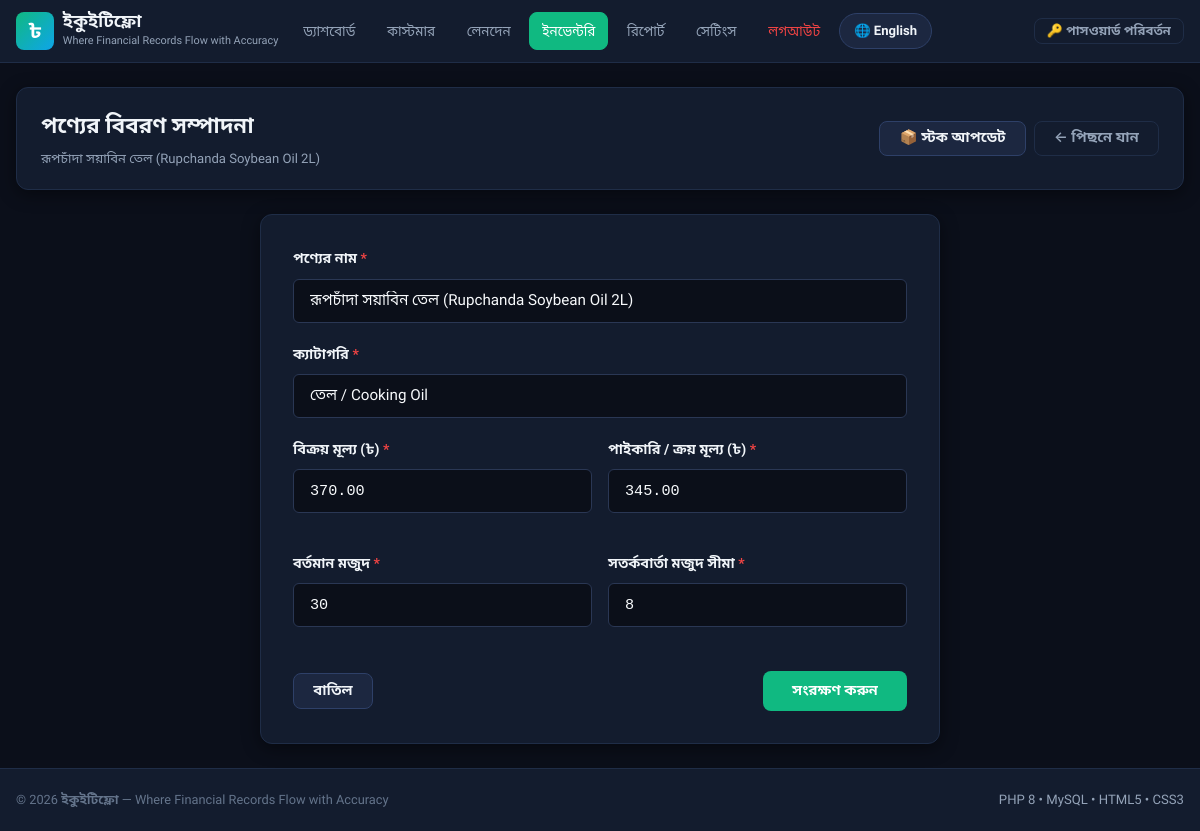
The page /index.php?page=inventory&action=edit&id=2 (signed in) on the database its author committed.
### tables this page shows
CREATE TABLE `products` (
    `prod_id` INT UNSIGNED AUTO_INCREMENT PRIMARY KEY,
    `user_id` INT UNSIGNED NOT NULL,
    `name` VARCHAR(150) NOT NULL,
    `category` VARCHAR(100) NOT NULL,
    `retail_price` DECIMAL(12,2) NOT NULL DEFAULT 0.00,
    `cost_price` DECIMAL(12,2) NOT NULL DEFAULT 0.00,
    `stock` INT NOT NULL DEFAULT 0,
    `min_stock` INT NOT NULL DEFAULT 5,
    `created_at` DATETIME NOT NULL DEFAULT CURRENT_TIMESTAMP,
    UNIQUE KEY `uq_user_product_name` (`user_id`, `name`),
    INDEX `idx_products_user_id` (`user_id`),
    INDEX `idx_products_category` (`category`),
    CONSTRAINT `fk_products_user`
        FOREIGN KEY (`user_id`) REFERENCES `users` (`user_id`)
        ON UPDATE CASCADE ON DELETE CASCADE
);

### config/lang.php (called while the page is built, shortened)
<?php
function get_current_lang(): string {
    $lang = $_SESSION['lang'] ?? 'bn';
    return in_array($lang, ['bn', 'en'], true) ? $lang : 'bn';
}
function load_language_dict(string $langCode): array {
    if (isset($GLOBALS['_lang_cache'][$langCode])) {
        return $GLOBALS['_lang_cache'][$langCode];
    }
    $filePath = __DIR__ . '/../lang/' . $langCode . '.php';
    if (file_exists($filePath)) {
        $dict = require $filePath;
        if (is_array($dict)) {
            return $dict;
        }
    }
    return [];
}
function t(string $key, array $replace = []): string {
    $activeLang = get_current_lang();
    $activeDict = load_language_dict($activeLang);
    if (isset($activeDict[$key])) {
        $text = $activeDict[$key];
    }
    return $text;
}

### helpers/format.php (called while the page is built, shortened)
<?php
function e(mixed $value): string {
    return htmlspecialchars((string)($value ?? ''), ENT_QUOTES, 'UTF-8');
}

### models/Product.php (called while the page is built, shortened)
<?php
class Product
{
    public static function computeStatus(int $stock, int $minStock): array
    {
        return [
            'key'         => 'status_in_stock',
            'badge_class' => 'badge-green',
        ];
    }
    public static function computeProfitMetrics(float $retailPrice, float $costPrice): array
    {
        $profit = round($retailPrice - $costPrice, 2);
        $isLoss = ($retailPrice < $costPrice);
        if ($retailPrice > 0.0) {
            $margin = round(($profit / $retailPrice) * 100.0, 2);
        } else {
            $margin = 0.0;
        }
        return [
            'profit_per_unit' => $profit,
            'margin_pct'      => $margin,
            'is_loss'         => $isLoss,
        ];
    }
    public static function findById(int $prodId): array|false
    {
        $pdo  = Database::getConnection();
        $stmt = $pdo->prepare('SELECT * FROM products WHERE prod_id = :id LIMIT 1');
        $stmt->execute([':id' => $prodId]);
        $row = $stmt->fetch();
        if ($row) {
            $row['status_info']    = self::computeStatus((int)$row['stock'], (int)$row['min_stock']);
            $row['profit_metrics'] = self::computeProfitMetrics((float)$row['retail_price'], (float)$row['cost_price']);
        }
        return $row;
    }
}

### views/products/edit.php (the view, shortened to what this page needs)
<div class="card" style="padding: 1.25rem 1.5rem; margin-bottom: 1.5rem;">
    <div class="d-flex flex-wrap justify-between align-center gap-1">
        <div>
            <h1 style="font-size: 1.35rem; font-weight: 700; margin: 0;">
                <?= e(t('product_edit_title')) ?>
            </h1>
            <p class="text-muted text-sm" style="margin-top: .25rem;">
                <?= e($product['name']) ?>
            </p>
        </div>
        <div class="d-flex gap-1">
            <a href="index.php?page=inventory&amp;action=stock&amp;id=<?= (int)$product['prod_id'] ?>" class="btn btn-secondary">
                📦 <?= e(t('btn_update_stock')) ?>
            </a>
            <a href="index.php?page=inventory" class="btn btn-ghost">
                &larr; <?= e(t('btn_back')) ?>
            </a>
        </div>
    </div>
</div>
<div class="card" style="max-width: 680px; margin: 0 auto; padding: 2rem;">
    <form method="POST" action="index.php?page=inventory&amp;action=edit&amp;id=<?= (int)$product['prod_id'] ?>" novalidate>
        <div class="form-group" style="margin-bottom: 1.25rem;">
            <label class="form-label" for="name" style="display: block; margin-bottom: 0.5rem; font-weight: 600;">
                <?= e(t('label_product_name')) ?> <span style="color: var(--accent-danger, #ef4444); font-weight: bold;">*</span>
            </label>
            <input type="text"
                   name="name"
                   id="name"
                   required
                   value="<?= e($product['name']) ?>"
                   class="form-control"
                   style="width: 100%; padding: 0.75rem 1rem; border-radius: 6px; background-color: var(--bg-base, #0b0f19); color: var(--text-primary, #f8fafc); border: 1px solid var(--border-color, #2a3754);">
        </div>
        <div class="form-group" style="margin-bottom: 1.25rem;">
            <label class="form-label" for="category" style="display: block; margin-bottom: 0.5rem; font-weight: 600;">
                <?= e(t('label_category')) ?> <span style="color: var(--accent-danger, #ef4444); font-weight: bold;">*</span>
            </label>
            <input type="text"
                   name="category"
                   id="category"
                   required
                   value="<?= e($product['category']) ?>"
                   class="form-control"
                   style="width: 100%; padding: 0.75rem 1rem; border-radius: 6px; background-color: var(--bg-base, #0b0f19); color: var(--text-primary, #f8fafc); border: 1px solid var(--border-color, #2a3754);">
        </div>
        <div style="display: grid; grid-template-columns: 1fr 1fr; gap: 1rem; margin-bottom: 1.25rem;">
            <div class="form-group">
                <label class="form-label" for="retail_price" style="display: block; margin-bottom: 0.5rem; font-weight: 600;">
                    <?= e(t('label_retail_price')) ?> <span style="color: var(--accent-danger, #ef4444); font-weight: bold;">*</span>
                </label>
                <input type="number"
                       name="retail_price"
                       id="retail_price"
                       step="0.01"
                       min="0"
                       required
                       value="<?= e((string)$product['retail_price']) ?>"
                       class="form-control"
                       style="width: 100%; padding: 0.75rem 1rem; border-radius: 6px; background-color: var(--bg-base, #0b0f19); color: var(--text-primary, #f8fafc); border: 1px solid var(--border-color, #2a3754); font-family: ui-monospace, SFMono-Regular, monospace;">
            </div>
            <div class="form-group">
                <label class="form-label" for="cost_price" style="display: block; margin-bottom: 0.5rem; font-weight: 600;">
                    <?= e(t('label_cost_price')) ?> <span style="color: var(--accent-danger, #ef4444); font-weight: bold;">*</span>
                </label>
                <input type="number"
                       name="cost_price"
                       id="cost_price"
                       step="0.01"
                       min="0"
                       required
                       value="<?= e((string)$product['cost_price']) ?>"
                       class="form-control"
                       style="width: 100%; padding: 0.75rem 1rem; border-radius: 6px; background-color: var(--bg-base, #0b0f19); color: var(--text-primary, #f8fafc); border: 1px solid var(--border-color, #2a3754); font-family: ui-monospace, SFMono-Regular, monospace;">
            </div>
        </div>
        <div style="display: grid; grid-template-columns: 1fr 1fr; gap: 1rem; margin-bottom: 1.5rem;">
            <div class="form-group">
                <label class="form-label" for="stock" style="display: block; margin-bottom: 0.5rem; font-weight: 600;">
                    <?= e(t('label_stock')) ?> <span style="color: var(--accent-danger, #ef4444); font-weight: bold;">*</span>
                </label>
                <input type="number"
                       name="stock"
                       id="stock"
                       step="1"
                       min="0"
                       required
                       value="<?= (int)$product['stock'] ?>"
                       class="form-control"
                       style="width: 100%; padding: 0.75rem 1rem; border-radius: 6px; background-color: var(--bg-base, #0b0f19); color: var(--text-primary, #f8fafc); border: 1px solid var(--border-color, #2a3754); font-family: ui-monospace, SFMono-Regular, monospace;">
            </div>
            <div class="form-group">
                <label class="form-label" for="min_stock" style="display: block; margin-bottom: 0.5rem; font-weight: 600;">
                    <?= e(t('label_min_stock')) ?> <span style="color: var(--accent-danger, #ef4444); font-weight: bold;">*</span>
                </label>
                <input type="number"
                       name="min_stock"
                       id="min_stock"
                       step="1"
                       min="0"
                       required
                       value="<?= (int)$product['min_stock'] ?>"
                       class="form-control"
                       style="width: 100%; padding: 0.75rem 1rem; border-radius: 6px; background-color: var(--bg-base, #0b0f19); color: var(--text-primary, #f8fafc); border: 1px solid var(--border-color, #2a3754); font-family: ui-monospace, SFMono-Regular, monospace;">
            </div>
        </div>
        <div class="d-flex justify-between align-center" style="margin-top: 1.5rem;">
            <a href="index.php?page=inventory" class="btn btn-secondary">
                <?= e(t('btn_cancel')) ?>
            </a>
            <button type="submit" class="btn btn-primary" style="padding: 0.75rem 1.75rem;">
                <?= e(t('btn_save')) ?>
            </button>
        </div>
    </form>
</div>

### assets/css/style.css (style rules this page uses)
:root { --bg-page: #0b0f1a; --bg-surface: #131c2e; --bg-elevated: #1c2740; --bg-hover: #243354; --border-dim: #1f2d47; --border-mid: #2e4068; --border-focus: #38bdf8; --text-high: #f1f5f9; --text-mid: #94a3b8; --text-low: #64748b; --brand: #10b981; --brand-dark: #059669; --clr-green: #10b981; --clr-green-bg: rgba(16,185,129,.15); --clr-green-border: rgba(16,185,129,.40); --clr-amber: #f59e0b; --clr-amber-bg: rgba(245,158,11,.15); --clr-amber-border: rgba(245,158,11,.40); --clr-red: #ef4444; --clr-red-dark: #dc2626; --clr-red-bg: rgba(239,68,68,.15); --clr-red-border: rgba(239,68,68,.40); --clr-blue: #38bdf8; --clr-blue-bg: rgba(56,189,248,.15); --clr-blue-border: rgba(56,189,248,.40); --r-sm: 4px; --r-md: 8px; --r-lg: 12px; --r-pill: 999px; --shadow-card: 0 4px 18px rgba(0,0,0,.45); --shadow-pop: 0 10px 32px rgba(0,0,0,.65); --font-body: 'SolaimanLipi', 'Hind Siliguri', 'Noto Sans Bengali', -apple-system, BlinkMacSystemFont, 'Segoe UI', Roboto, Helvetica, Arial, sans-serif; --font-mono: ui-monospace, 'Cascadia Code', 'Fira Code', SFMono-Regular, Menlo, Consolas, monospace; }
*, *::before, *::after { box-sizing: border-box; margin: 0; padding: 0; }
html { font-size: 16px; scroll-behavior: smooth; -webkit-text-size-adjust: 100%; }
body { background-color: var(--bg-page); color: var(--text-high); font-family: var(--font-body); line-height: 1.65; min-height: 100vh; display: flex; flex-direction: column; }
a { color: var(--clr-blue); text-decoration: none; }
.card { background: var(--bg-surface); border: 1px solid var(--border-dim); border-radius: var(--r-lg); padding: 1.5rem; box-shadow: var(--shadow-card); margin-bottom: 1.5rem; }
.btn { display: inline-flex; align-items: center; justify-content: center; gap: .4rem; padding: .6rem 1.2rem; font-family: inherit; font-size: .9rem; font-weight: 600; line-height: 1; border-radius: var(--r-md); border: 1px solid transparent; cursor: pointer; text-decoration: none; transition: background .15s, border-color .15s; white-space: nowrap; }
.btn-primary { background: var(--brand); color: #fff; }
.btn-secondary { background: var(--bg-elevated); color: var(--text-high); border-color: var(--border-mid); }
.btn-ghost { background: transparent; color: var(--text-mid); border-color: var(--border-dim); }
.form-group { margin-bottom: 1.2rem; }
.form-label { display: block; margin-bottom: .4rem; font-size: .88rem; font-weight: 600; color: var(--text-high); }
.form-control { width: 100%; padding: .62rem .85rem; background: var(--bg-elevated); border: 1px solid var(--border-dim); border-radius: var(--r-md); color: var(--text-high); font-family: inherit; font-size: .95rem; transition: border-color .15s, box-shadow .15s; }
.form-control::placeholder { color: var(--text-low); }
.text-muted { color: var(--text-mid); }
.text-sm { font-size: .82rem; }
.d-flex { display: flex; }
.flex-wrap { flex-wrap: wrap; }
.align-center { align-items: center; }
.justify-between { justify-content: space-between; }
.gap-1 { gap: .5rem; }
html, body { max-width: 100%; overflow-x: hidden; }

### rows shown on the page
products: name "রূপচাঁদা সয়াবিন তেল (Rupchanda Soybean Oil 2L)", category "তেল / Cooking Oil", retail_price "370.00", cost_price "345.00", stock "30", min_stock "8"

### other values the page prints
t('currency_symbol') "৳"
t('app_name') "ইকুইটিফ্লো"
t('app_tagline') "Where Financial Records Flow with Accuracy"
t('nav_dashboard') "ড্যাশবোর্ড"
t('nav_customers') "কাস্টমার"
t('nav_transactions') "লেনদেন"
t('nav_inventory') "ইনভেন্টরি"
t('nav_reports') "রিপোর্ট"
t('nav_settings') "সেটিংস"
t('nav_logout') "লগআউট"
t('toggle_language') "English"
t('btn_change_password') "পাসওয়ার্ড পরিবর্তন"
t('product_edit_title') "পণ্যের বিবরণ সম্পাদনা"
t('btn_update_stock') "স্টক আপডেট"
t('btn_back') "পিছনে যান"
